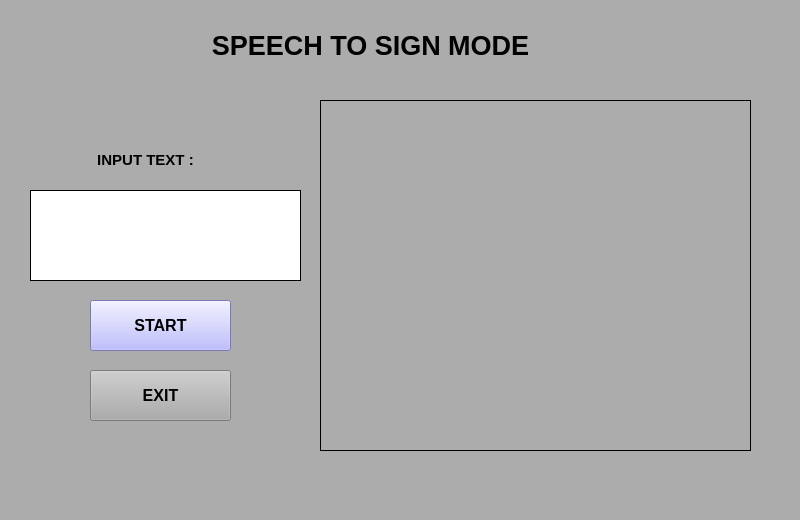
<?xml version="1.0" encoding="UTF-8"?>
<ui version="4.0">
 <class>speechWindow</class>
 <widget class="QMainWindow" name="speechWindow">
  <property name="geometry">
   <rect>
    <x>0</x>
    <y>0</y>
    <width>800</width>
    <height>520</height>
   </rect>
  </property>
  <property name="windowTitle">
   <string>MainWindow</string>
  </property>
  <property name="styleSheet">
   <string notr="true">background-color: rgb(172, 172, 172);</string>
  </property>
  <widget class="QWidget" name="centralwidget">
   <widget class="QLabel" name="label">
    <property name="geometry">
     <rect>
      <x>140</x>
      <y>20</y>
      <width>461</width>
      <height>51</height>
     </rect>
    </property>
    <property name="font">
     <font>
      <family>MS Sans Serif</family>
      <pointsize>20</pointsize>
      <weight>75</weight>
      <bold>true</bold>
     </font>
    </property>
    <property name="autoFillBackground">
     <bool>false</bool>
    </property>
    <property name="text">
     <string>&lt;html&gt;&lt;head/&gt;&lt;body&gt;&lt;p align=&quot;center&quot;&gt;SPEECH TO SIGN MODE&lt;/p&gt;&lt;/body&gt;&lt;/html&gt;</string>
    </property>
   </widget>
   <widget class="QLabel" name="cameralbl">
    <property name="geometry">
     <rect>
      <x>320</x>
      <y>100</y>
      <width>431</width>
      <height>351</height>
     </rect>
    </property>
    <property name="acceptDrops">
     <bool>false</bool>
    </property>
    <property name="autoFillBackground">
     <bool>false</bool>
    </property>
    <property name="frameShape">
     <enum>QFrame::Panel</enum>
    </property>
    <property name="text">
     <string/>
    </property>
   </widget>
   <widget class="QLabel" name="textlbl">
    <property name="geometry">
     <rect>
      <x>30</x>
      <y>190</y>
      <width>271</width>
      <height>91</height>
     </rect>
    </property>
    <property name="styleSheet">
     <string notr="true">background-color: rgb(255, 255, 255);</string>
    </property>
    <property name="frameShape">
     <enum>QFrame::Box</enum>
    </property>
    <property name="text">
     <string/>
    </property>
   </widget>
   <widget class="QLabel" name="label_2">
    <property name="geometry">
     <rect>
      <x>80</x>
      <y>140</y>
      <width>131</width>
      <height>41</height>
     </rect>
    </property>
    <property name="font">
     <font>
      <family>Arial</family>
      <pointsize>11</pointsize>
      <weight>75</weight>
      <bold>true</bold>
     </font>
    </property>
    <property name="text">
     <string>&lt;html&gt;&lt;head/&gt;&lt;body&gt;&lt;p align=&quot;center&quot;&gt;INPUT TEXT :&lt;/p&gt;&lt;/body&gt;&lt;/html&gt;</string>
    </property>
   </widget>
   <widget class="QPushButton" name="pushButton">
    <property name="geometry">
     <rect>
      <x>90</x>
      <y>300</y>
      <width>141</width>
      <height>51</height>
     </rect>
    </property>
    <property name="font">
     <font>
      <family>MS Sans Serif</family>
      <pointsize>12</pointsize>
      <weight>75</weight>
      <bold>true</bold>
     </font>
    </property>
    <property name="styleSheet">
     <string notr="true">background-color: rgb(170, 170, 255);</string>
    </property>
    <property name="text">
     <string>START</string>
    </property>
   </widget>
   <widget class="QPushButton" name="Exit">
    <property name="geometry">
     <rect>
      <x>90</x>
      <y>370</y>
      <width>141</width>
      <height>51</height>
     </rect>
    </property>
    <property name="font">
     <font>
      <family>MS Sans Serif</family>
      <pointsize>12</pointsize>
      <weight>75</weight>
      <bold>true</bold>
     </font>
    </property>
    <property name="text">
     <string>EXIT</string>
    </property>
   </widget>
  </widget>
  <widget class="QMenuBar" name="menubar">
   <property name="geometry">
    <rect>
     <x>0</x>
     <y>0</y>
     <width>800</width>
     <height>26</height>
    </rect>
   </property>
  </widget>
  <widget class="QStatusBar" name="statusbar"/>
 </widget>
 <resources/>
 <connections/>
</ui>
